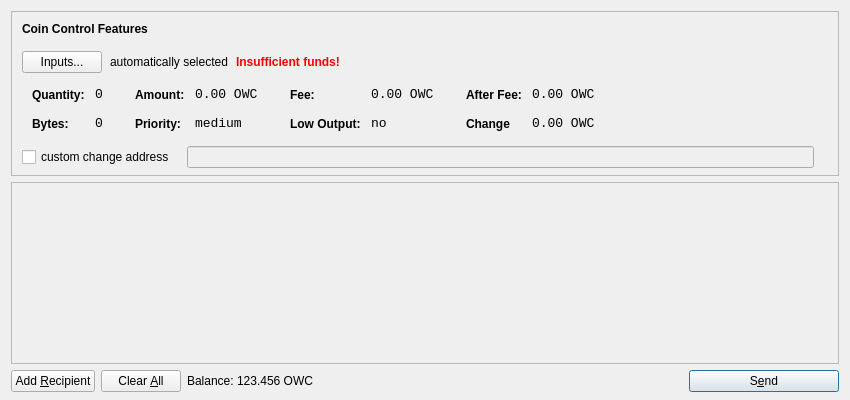
<?xml version="1.0" encoding="UTF-8"?>
<ui version="4.0">
 <class>SendCoinsDialog</class>
 <widget class="QDialog" name="SendCoinsDialog">
  <property name="geometry">
   <rect>
    <x>0</x>
    <y>0</y>
    <width>850</width>
    <height>400</height>
   </rect>
  </property>
  <property name="windowTitle">
   <string>Send Coins</string>
  </property>
  <layout class="QVBoxLayout" name="verticalLayout" stretch="0,1,0">
   <property name="bottomMargin">
    <number>8</number>
   </property>
   <item>
    <widget class="QFrame" name="frameCoinControl">
     <property name="sizePolicy">
      <sizepolicy hsizetype="Expanding" vsizetype="Expanding">
       <horstretch>0</horstretch>
       <verstretch>0</verstretch>
      </sizepolicy>
     </property>
     <property name="maximumSize">
      <size>
       <width>16777215</width>
       <height>16777215</height>
      </size>
     </property>
     <property name="frameShape">
      <enum>QFrame::StyledPanel</enum>
     </property>
     <property name="frameShadow">
      <enum>QFrame::Sunken</enum>
     </property>
     <layout class="QVBoxLayout" name="verticalLayoutCoinControl2">
      <property name="spacing">
       <number>-1</number>
      </property>
      <property name="leftMargin">
       <number>0</number>
      </property>
      <property name="topMargin">
       <number>0</number>
      </property>
      <property name="rightMargin">
       <number>0</number>
      </property>
      <property name="bottomMargin">
       <number>6</number>
      </property>
      <item>
       <layout class="QVBoxLayout" name="verticalLayoutCoinControl" stretch="0,0,0,0,1">
        <property name="spacing">
         <number>0</number>
        </property>
        <property name="leftMargin">
         <number>10</number>
        </property>
        <property name="topMargin">
         <number>10</number>
        </property>
        <item>
         <layout class="QHBoxLayout" name="horizontalLayoutCoinControl1">
          <property name="bottomMargin">
           <number>15</number>
          </property>
          <item>
           <widget class="QLabel" name="labelCoinControlFeatures">
            <property name="sizePolicy">
             <sizepolicy hsizetype="Preferred" vsizetype="Maximum">
              <horstretch>0</horstretch>
              <verstretch>0</verstretch>
             </sizepolicy>
            </property>
            <property name="font">
             <font>
              <weight>75</weight>
              <bold>true</bold>
             </font>
            </property>
            <property name="styleSheet">
             <string notr="true">font-weight:bold;</string>
            </property>
            <property name="text">
             <string>Coin Control Features</string>
            </property>
           </widget>
          </item>
         </layout>
        </item>
        <item>
         <layout class="QHBoxLayout" name="horizontalLayoutCoinControl2" stretch="0,0,0,0">
          <property name="spacing">
           <number>8</number>
          </property>
          <property name="bottomMargin">
           <number>10</number>
          </property>
          <item>
           <widget class="QPushButton" name="pushButtonCoinControl">
            <property name="styleSheet">
             <string notr="true"/>
            </property>
            <property name="text">
             <string>Inputs...</string>
            </property>
           </widget>
          </item>
          <item>
           <widget class="QLabel" name="labelCoinControlAutomaticallySelected">
            <property name="text">
             <string>automatically selected</string>
            </property>
            <property name="margin">
             <number>5</number>
            </property>
           </widget>
          </item>
          <item>
           <widget class="QLabel" name="labelCoinControlInsuffFunds">
            <property name="font">
             <font>
              <weight>75</weight>
              <bold>true</bold>
             </font>
            </property>
            <property name="styleSheet">
             <string notr="true">color:red;font-weight:bold;</string>
            </property>
            <property name="text">
             <string>Insufficient funds!</string>
            </property>
            <property name="margin">
             <number>5</number>
            </property>
           </widget>
          </item>
          <item>
           <spacer name="horizontalSpacerCoinControl">
            <property name="orientation">
             <enum>Qt::Horizontal</enum>
            </property>
            <property name="sizeHint" stdset="0">
             <size>
              <width>40</width>
              <height>1</height>
             </size>
            </property>
           </spacer>
          </item>
         </layout>
        </item>
        <item>
         <widget class="QWidget" name="widgetCoinControl" native="true">
          <property name="sizePolicy">
           <sizepolicy hsizetype="Preferred" vsizetype="Preferred">
            <horstretch>0</horstretch>
            <verstretch>0</verstretch>
           </sizepolicy>
          </property>
          <property name="minimumSize">
           <size>
            <width>0</width>
            <height>0</height>
           </size>
          </property>
          <property name="styleSheet">
           <string notr="true"/>
          </property>
          <layout class="QHBoxLayout" name="horizontalLayoutCoinControl5">
           <property name="margin">
            <number>0</number>
           </property>
           <item>
            <layout class="QHBoxLayout" name="horizontalLayoutCoinControl3" stretch="0,0,0,1">
             <property name="spacing">
              <number>20</number>
             </property>
             <property name="topMargin">
              <number>0</number>
             </property>
             <property name="bottomMargin">
              <number>10</number>
             </property>
             <item>
              <layout class="QFormLayout" name="formLayoutCoinControl1">
               <property name="horizontalSpacing">
                <number>10</number>
               </property>
               <property name="verticalSpacing">
                <number>14</number>
               </property>
               <property name="leftMargin">
                <number>10</number>
               </property>
               <property name="topMargin">
                <number>4</number>
               </property>
               <property name="rightMargin">
                <number>6</number>
               </property>
               <item row="0" column="0">
                <widget class="QLabel" name="labelCoinControlQuantityText">
                 <property name="styleSheet">
                  <string notr="true">font-weight:bold;</string>
                 </property>
                 <property name="text">
                  <string>Quantity:</string>
                 </property>
                 <property name="margin">
                  <number>0</number>
                 </property>
                </widget>
               </item>
               <item row="0" column="1">
                <widget class="QLabel" name="labelCoinControlQuantity">
                 <property name="font">
                  <font>
                   <family>Monospace</family>
                   <pointsize>10</pointsize>
                  </font>
                 </property>
                 <property name="cursor">
                  <cursorShape>IBeamCursor</cursorShape>
                 </property>
                 <property name="contextMenuPolicy">
                  <enum>Qt::ActionsContextMenu</enum>
                 </property>
                 <property name="text">
                  <string>0</string>
                 </property>
                 <property name="margin">
                  <number>0</number>
                 </property>
                 <property name="textInteractionFlags">
                  <set>Qt::LinksAccessibleByMouse|Qt::TextSelectableByKeyboard|Qt::TextSelectableByMouse</set>
                 </property>
                </widget>
               </item>
               <item row="1" column="0">
                <widget class="QLabel" name="labelCoinControlBytesText">
                 <property name="styleSheet">
                  <string notr="true">font-weight:bold;</string>
                 </property>
                 <property name="text">
                  <string>Bytes:</string>
                 </property>
                </widget>
               </item>
               <item row="1" column="1">
                <widget class="QLabel" name="labelCoinControlBytes">
                 <property name="font">
                  <font>
                   <family>Monospace</family>
                   <pointsize>10</pointsize>
                  </font>
                 </property>
                 <property name="cursor">
                  <cursorShape>IBeamCursor</cursorShape>
                 </property>
                 <property name="contextMenuPolicy">
                  <enum>Qt::ActionsContextMenu</enum>
                 </property>
                 <property name="text">
                  <string>0</string>
                 </property>
                 <property name="textInteractionFlags">
                  <set>Qt::LinksAccessibleByMouse|Qt::TextSelectableByKeyboard|Qt::TextSelectableByMouse</set>
                 </property>
                </widget>
               </item>
              </layout>
             </item>
             <item>
              <layout class="QFormLayout" name="formLayoutCoinControl2">
               <property name="horizontalSpacing">
                <number>10</number>
               </property>
               <property name="verticalSpacing">
                <number>14</number>
               </property>
               <property name="leftMargin">
                <number>6</number>
               </property>
               <property name="topMargin">
                <number>4</number>
               </property>
               <property name="rightMargin">
                <number>6</number>
               </property>
               <item row="0" column="0">
                <widget class="QLabel" name="labelCoinControlAmountText">
                 <property name="styleSheet">
                  <string notr="true">font-weight:bold;</string>
                 </property>
                 <property name="text">
                  <string>Amount:</string>
                 </property>
                 <property name="margin">
                  <number>0</number>
                 </property>
                </widget>
               </item>
               <item row="0" column="1">
                <widget class="QLabel" name="labelCoinControlAmount">
                 <property name="font">
                  <font>
                   <family>Monospace</family>
                   <pointsize>10</pointsize>
                  </font>
                 </property>
                 <property name="cursor">
                  <cursorShape>IBeamCursor</cursorShape>
                 </property>
                 <property name="contextMenuPolicy">
                  <enum>Qt::ActionsContextMenu</enum>
                 </property>
                 <property name="text">
                  <string>0.00 OWC</string>
                 </property>
                 <property name="textInteractionFlags">
                  <set>Qt::LinksAccessibleByMouse|Qt::TextSelectableByKeyboard|Qt::TextSelectableByMouse</set>
                 </property>
                </widget>
               </item>
               <item row="1" column="0">
                <widget class="QLabel" name="labelCoinControlPriorityText">
                 <property name="styleSheet">
                  <string notr="true">font-weight:bold;</string>
                 </property>
                 <property name="text">
                  <string>Priority:</string>
                 </property>
                </widget>
               </item>
               <item row="1" column="1">
                <widget class="QLabel" name="labelCoinControlPriority">
                 <property name="font">
                  <font>
                   <family>Monospace</family>
                   <pointsize>10</pointsize>
                  </font>
                 </property>
                 <property name="cursor">
                  <cursorShape>IBeamCursor</cursorShape>
                 </property>
                 <property name="contextMenuPolicy">
                  <enum>Qt::ActionsContextMenu</enum>
                 </property>
                 <property name="text">
                  <string>medium</string>
                 </property>
                 <property name="textInteractionFlags">
                  <set>Qt::LinksAccessibleByMouse|Qt::TextSelectableByKeyboard|Qt::TextSelectableByMouse</set>
                 </property>
                </widget>
               </item>
              </layout>
             </item>
             <item>
              <layout class="QFormLayout" name="formLayoutCoinControl3">
               <property name="horizontalSpacing">
                <number>10</number>
               </property>
               <property name="verticalSpacing">
                <number>14</number>
               </property>
               <property name="leftMargin">
                <number>6</number>
               </property>
               <property name="topMargin">
                <number>4</number>
               </property>
               <property name="rightMargin">
                <number>6</number>
               </property>
               <item row="0" column="0">
                <widget class="QLabel" name="labelCoinControlFeeText">
                 <property name="styleSheet">
                  <string notr="true">font-weight:bold;</string>
                 </property>
                 <property name="text">
                  <string>Fee:</string>
                 </property>
                 <property name="margin">
                  <number>0</number>
                 </property>
                </widget>
               </item>
               <item row="0" column="1">
                <widget class="QLabel" name="labelCoinControlFee">
                 <property name="font">
                  <font>
                   <family>Monospace</family>
                   <pointsize>10</pointsize>
                  </font>
                 </property>
                 <property name="cursor">
                  <cursorShape>IBeamCursor</cursorShape>
                 </property>
                 <property name="contextMenuPolicy">
                  <enum>Qt::ActionsContextMenu</enum>
                 </property>
                 <property name="text">
                  <string>0.00 OWC</string>
                 </property>
                 <property name="textInteractionFlags">
                  <set>Qt::LinksAccessibleByMouse|Qt::TextSelectableByKeyboard|Qt::TextSelectableByMouse</set>
                 </property>
                </widget>
               </item>
               <item row="1" column="0">
                <widget class="QLabel" name="labelCoinControlLowOutputText">
                 <property name="styleSheet">
                  <string notr="true">font-weight:bold;</string>
                 </property>
                 <property name="text">
                  <string>Low Output:</string>
                 </property>
                </widget>
               </item>
               <item row="1" column="1">
                <widget class="QLabel" name="labelCoinControlLowOutput">
                 <property name="font">
                  <font>
                   <family>Monospace</family>
                   <pointsize>10</pointsize>
                  </font>
                 </property>
                 <property name="cursor">
                  <cursorShape>IBeamCursor</cursorShape>
                 </property>
                 <property name="contextMenuPolicy">
                  <enum>Qt::ActionsContextMenu</enum>
                 </property>
                 <property name="text">
                  <string>no</string>
                 </property>
                 <property name="textInteractionFlags">
                  <set>Qt::LinksAccessibleByMouse|Qt::TextSelectableByKeyboard|Qt::TextSelectableByMouse</set>
                 </property>
                </widget>
               </item>
              </layout>
             </item>
             <item>
              <layout class="QFormLayout" name="formLayoutCoinControl4">
               <property name="horizontalSpacing">
                <number>10</number>
               </property>
               <property name="verticalSpacing">
                <number>14</number>
               </property>
               <property name="leftMargin">
                <number>6</number>
               </property>
               <property name="topMargin">
                <number>4</number>
               </property>
               <property name="rightMargin">
                <number>6</number>
               </property>
               <item row="0" column="0">
                <widget class="QLabel" name="labelCoinControlAfterFeeText">
                 <property name="styleSheet">
                  <string notr="true">font-weight:bold;</string>
                 </property>
                 <property name="text">
                  <string>After Fee:</string>
                 </property>
                 <property name="margin">
                  <number>0</number>
                 </property>
                </widget>
               </item>
               <item row="0" column="1">
                <widget class="QLabel" name="labelCoinControlAfterFee">
                 <property name="font">
                  <font>
                   <family>Monospace</family>
                   <pointsize>10</pointsize>
                  </font>
                 </property>
                 <property name="cursor">
                  <cursorShape>IBeamCursor</cursorShape>
                 </property>
                 <property name="contextMenuPolicy">
                  <enum>Qt::ActionsContextMenu</enum>
                 </property>
                 <property name="text">
                  <string>0.00 OWC</string>
                 </property>
                 <property name="textInteractionFlags">
                  <set>Qt::LinksAccessibleByMouse|Qt::TextSelectableByKeyboard|Qt::TextSelectableByMouse</set>
                 </property>
                </widget>
               </item>
               <item row="1" column="0">
                <widget class="QLabel" name="labelCoinControlChangeText">
                 <property name="styleSheet">
                  <string notr="true">font-weight:bold;</string>
                 </property>
                 <property name="text">
                  <string>Change</string>
                 </property>
                </widget>
               </item>
               <item row="1" column="1">
                <widget class="QLabel" name="labelCoinControlChange">
                 <property name="font">
                  <font>
                   <family>Monospace</family>
                   <pointsize>10</pointsize>
                  </font>
                 </property>
                 <property name="cursor">
                  <cursorShape>IBeamCursor</cursorShape>
                 </property>
                 <property name="contextMenuPolicy">
                  <enum>Qt::ActionsContextMenu</enum>
                 </property>
                 <property name="text">
                  <string>0.00 OWC</string>
                 </property>
                 <property name="textInteractionFlags">
                  <set>Qt::LinksAccessibleByMouse|Qt::TextSelectableByKeyboard|Qt::TextSelectableByMouse</set>
                 </property>
                </widget>
               </item>
              </layout>
             </item>
            </layout>
           </item>
          </layout>
         </widget>
        </item>
        <item>
         <layout class="QHBoxLayout" name="horizontalLayoutCoinControl4" stretch="0,0,0">
          <property name="spacing">
           <number>12</number>
          </property>
          <property name="sizeConstraint">
           <enum>QLayout::SetDefaultConstraint</enum>
          </property>
          <property name="topMargin">
           <number>5</number>
          </property>
          <property name="rightMargin">
           <number>5</number>
          </property>
          <item>
           <widget class="QCheckBox" name="checkBoxCoinControlChange">
            <property name="text">
             <string>custom change address</string>
            </property>
           </widget>
          </item>
          <item>
           <widget class="QLineEdit" name="lineEditCoinControlChange">
            <property name="enabled">
             <bool>false</bool>
            </property>
            <property name="sizePolicy">
             <sizepolicy hsizetype="Expanding" vsizetype="Fixed">
              <horstretch>0</horstretch>
              <verstretch>0</verstretch>
             </sizepolicy>
            </property>
           </widget>
          </item>
          <item>
           <widget class="QLabel" name="labelCoinControlChangeLabel">
            <property name="sizePolicy">
             <sizepolicy hsizetype="Preferred" vsizetype="Expanding">
              <horstretch>0</horstretch>
              <verstretch>0</verstretch>
             </sizepolicy>
            </property>
            <property name="minimumSize">
             <size>
              <width>0</width>
              <height>0</height>
             </size>
            </property>
            <property name="text">
             <string/>
            </property>
            <property name="margin">
             <number>3</number>
            </property>
           </widget>
          </item>
         </layout>
        </item>
        <item>
         <spacer name="verticalSpacerCoinControl">
          <property name="orientation">
           <enum>Qt::Vertical</enum>
          </property>
          <property name="sizeHint" stdset="0">
           <size>
            <width>800</width>
            <height>1</height>
           </size>
          </property>
         </spacer>
        </item>
       </layout>
      </item>
     </layout>
    </widget>
   </item>
   <item>
    <widget class="QScrollArea" name="scrollArea">
     <property name="widgetResizable">
      <bool>true</bool>
     </property>
     <widget class="QWidget" name="scrollAreaWidgetContents">
      <property name="geometry">
       <rect>
        <x>0</x>
        <y>0</y>
        <width>830</width>
        <height>165</height>
       </rect>
      </property>
      <layout class="QVBoxLayout" name="verticalLayout_2">
       <property name="margin">
        <number>0</number>
       </property>
       <item>
        <layout class="QVBoxLayout" name="entries">
         <property name="spacing">
          <number>6</number>
         </property>
        </layout>
       </item>
       <item>
        <spacer name="verticalSpacer">
         <property name="orientation">
          <enum>Qt::Vertical</enum>
         </property>
         <property name="sizeHint" stdset="0">
          <size>
           <width>20</width>
           <height>40</height>
          </size>
         </property>
        </spacer>
       </item>
      </layout>
     </widget>
    </widget>
   </item>
   <item>
    <layout class="QHBoxLayout" name="horizontalLayout">
     <item>
      <widget class="QPushButton" name="addButton">
       <property name="toolTip">
        <string>Send to multiple recipients at once</string>
       </property>
       <property name="text">
        <string>Add &amp;Recipient</string>
       </property>
       <property name="icon">
        <iconset resource="../bitcoin.qrc">
         <normaloff>:/icons/add</normaloff>:/icons/add</iconset>
       </property>
       <property name="autoDefault">
        <bool>false</bool>
       </property>
      </widget>
     </item>
     <item>
      <widget class="QPushButton" name="clearButton">
       <property name="sizePolicy">
        <sizepolicy hsizetype="Minimum" vsizetype="Fixed">
         <horstretch>0</horstretch>
         <verstretch>0</verstretch>
        </sizepolicy>
       </property>
       <property name="toolTip">
        <string>Remove all transaction fields</string>
       </property>
       <property name="text">
        <string>Clear &amp;All</string>
       </property>
       <property name="icon">
        <iconset resource="../bitcoin.qrc">
         <normaloff>:/icons/remove</normaloff>:/icons/remove</iconset>
       </property>
       <property name="autoRepeatDelay">
        <number>300</number>
       </property>
       <property name="autoDefault">
        <bool>false</bool>
       </property>
      </widget>
     </item>
     <item>
      <layout class="QHBoxLayout" name="horizontalLayout_2">
       <property name="spacing">
        <number>3</number>
       </property>
       <item>
        <widget class="QLabel" name="label">
         <property name="sizePolicy">
          <sizepolicy hsizetype="Preferred" vsizetype="Fixed">
           <horstretch>0</horstretch>
           <verstretch>0</verstretch>
          </sizepolicy>
         </property>
         <property name="text">
          <string>Balance:</string>
         </property>
        </widget>
       </item>
       <item>
        <widget class="QLabel" name="labelBalance">
         <property name="sizePolicy">
          <sizepolicy hsizetype="Preferred" vsizetype="Fixed">
           <horstretch>0</horstretch>
           <verstretch>0</verstretch>
          </sizepolicy>
         </property>
         <property name="cursor">
          <cursorShape>IBeamCursor</cursorShape>
         </property>
         <property name="text">
          <string>123.456 OWC</string>
         </property>
         <property name="textInteractionFlags">
          <set>Qt::LinksAccessibleByMouse|Qt::TextSelectableByKeyboard|Qt::TextSelectableByMouse</set>
         </property>
        </widget>
       </item>
      </layout>
     </item>
     <item>
      <spacer name="horizontalSpacer">
       <property name="orientation">
        <enum>Qt::Horizontal</enum>
       </property>
       <property name="sizeHint" stdset="0">
        <size>
         <width>40</width>
         <height>20</height>
        </size>
       </property>
      </spacer>
     </item>
     <item>
      <widget class="QPushButton" name="sendButton">
       <property name="minimumSize">
        <size>
         <width>150</width>
         <height>0</height>
        </size>
       </property>
       <property name="toolTip">
        <string>Confirm the send action</string>
       </property>
       <property name="text">
        <string>S&amp;end</string>
       </property>
       <property name="icon">
        <iconset resource="../bitcoin.qrc">
         <normaloff>:/icons/send</normaloff>:/icons/send</iconset>
       </property>
       <property name="default">
        <bool>true</bool>
       </property>
      </widget>
     </item>
    </layout>
   </item>
  </layout>
 </widget>
 <resources>
  <include location="../bitcoin.qrc"/>
 </resources>
 <connections/>
</ui>
